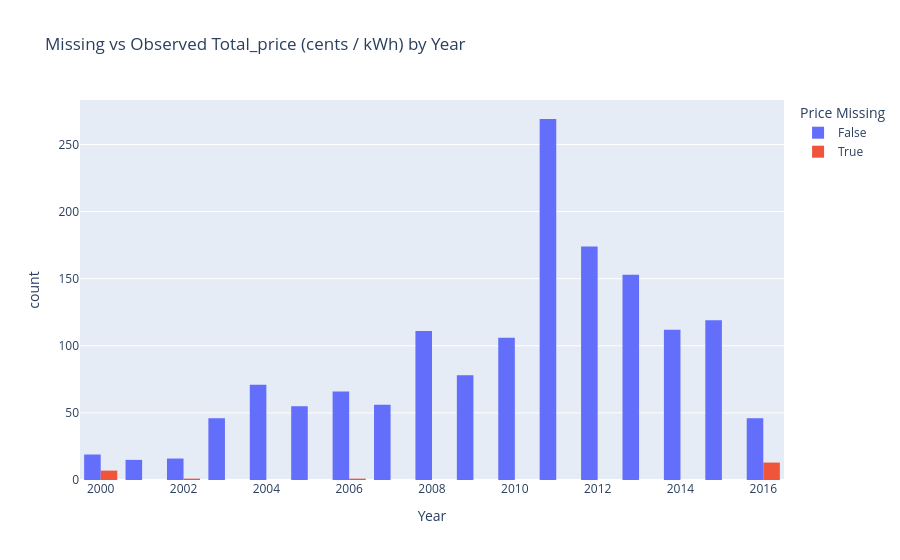

The cell this chart's notebook holds for it:
### Code cell
df_plot = cleaned_df.copy()

df_plot["price_missing"] = df_plot["Total_price (cents / kWh)"].isna()

fig = px.histogram(
    df_plot,
    x="Year",
    color="price_missing",
    barmode="group",
    category_orders={"price_missing": [False, True]},
    labels={"price_missing": "Price Missing"},
    title="Missing vs Observed Total_price (cents / kWh) by Year",
)

fig.show()
# fig.write_html(
#     "/Users/wuyuming/Desktop/proj_4/proj04_page/graph/total_price_missing.html"
# )

### Figure 1 — Plotly figure (JSON) as saved in the notebook; plotly's stock layout.template omitted (floating-point values rounded to 4 significant figures; data arrays with more than 128 entries replaced by an {"elided": "..."} marker saying what was removed)
{"data": [{"alignmentgroup": "True", "bingroup": "x", "hovertemplate": "Price Missing=False<br>Year=%{x}<br>count=%{y}<extra></extra>", "legendgroup": "False", "marker": {"color": "#636efa", "pattern": {"shape": ""}}, "name": "False", "offsetgroup": "False", "orientation": "v", "showlegend": true, "type": "histogram", "x": {"elided": "1512 int values"}, "xaxis": "x", "yaxis": "y"}, {"alignmentgroup": "True", "bingroup": "x", "hovertemplate": "Price Missing=True<br>Year=%{x}<br>count=%{y}<extra></extra>", "legendgroup": "True", "marker": {"color": "#EF553B", "pattern": {"shape": ""}}, "name": "True", "offsetgroup": "True", "orientation": "v", "showlegend": true, "type": "histogram", "x": [2016, 2016, 2016, 2016, 2000, 2000, 2000, 2016, 2016, 2016, 2016, 2000, 2016, 2000, 2016, 2000, 2016, 2002, 2016, 2016, 2006, 2000], "xaxis": "x", "yaxis": "y"}], "layout": {"barmode": "group", "legend": {"title": {"text": "Price Missing"}, "tracegroupgap": 0}, "title": {"text": "Missing vs Observed Total_price (cents / kWh) by Year"}, "xaxis": {"anchor": "y", "domain": [0, 1], "title": {"text": "Year"}}, "yaxis": {"anchor": "x", "domain": [0, 1], "title": {"text": "count"}}}}
